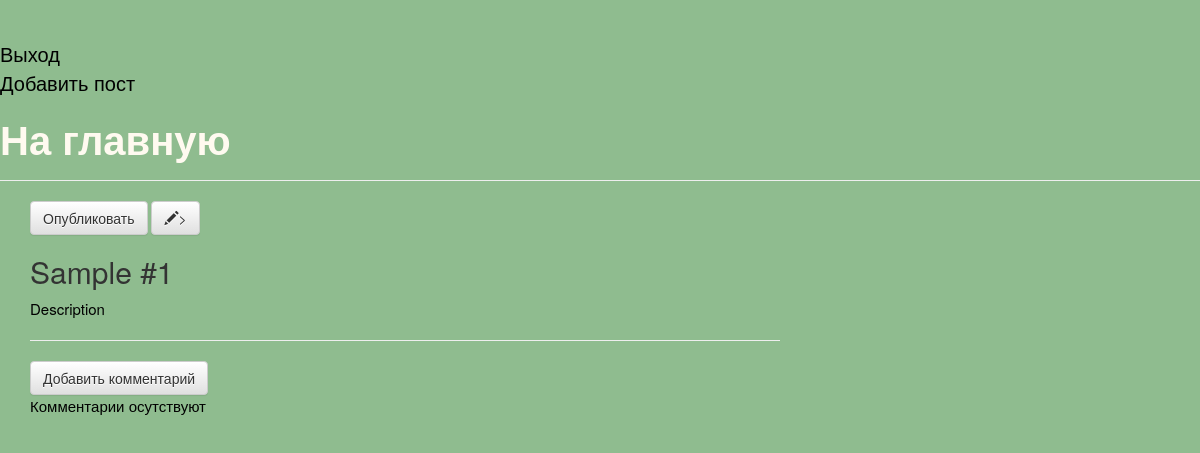
The app's page /posts/1/ (signed in), older data.
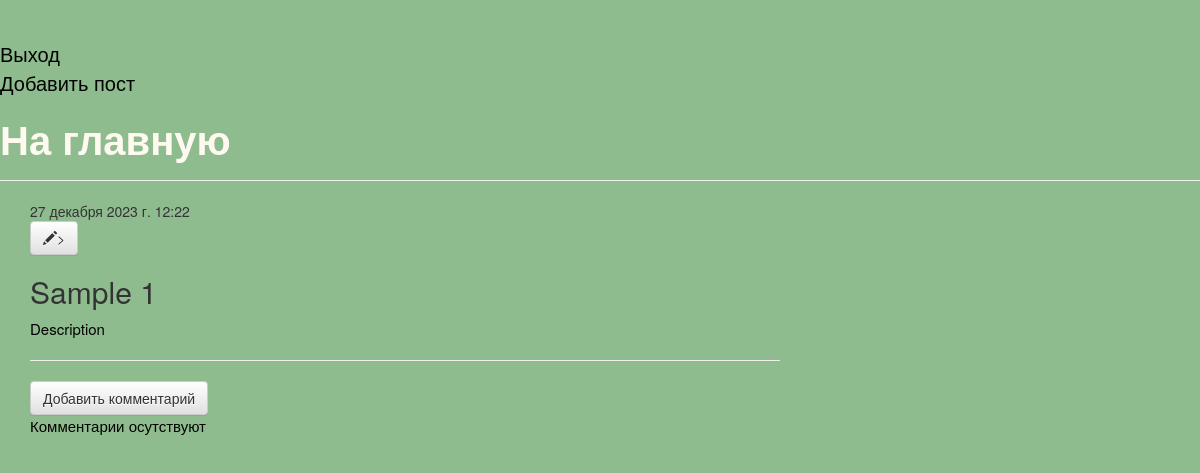
The same page, newer data.
### blog/models.py (models this page shows, shortened)
class Post(models.Model):
    author = models.ForeignKey(settings.AUTH_USER_MODEL, on_delete=models.CASCADE)
    title = models.CharField(max_length=200, verbose_name="Заголовок")
    text = models.TextField(verbose_name="Текст статьи")
    created_data = models.DateTimeField(default=timezone.now, verbose_name="Дата создания")
    published_date = models.DateTimeField(blank=True, null=True, verbose_name="Дата публикации")
    is_published = models.BooleanField(default=False, verbose_name="Запись опубликована?")
    objects = PostManager()
    published = PostPublishedManager()
    def is_publish(self):
       return True if self.published_date else False
    class Meta:
        verbose_name = 'Запись в блоге'
        verbose_name_plural = 'Запись в блоге'

### blog/views.py (the view)
# urls.py: path('posts/<int:id>/', views.post_detail, name='post_detail'),
def post_detail(request, id):
    post = get_object_or_404(Post, id=id)
    if not post.is_publish() and not request.user.is_staff:
        raise Http404("Запись в блоге не найдена")
    return render(request, 'blog/post_detail.html', {'post': post})

### blog/managers.py (called while the page is built)
    def get_queryset(self):
        return PostQuerySet(self.model, using=self._db)

### blog/templates/blog/post_detail.html
{% extends 'blog/base.html' %}
{% block content %}
    <div class="post">
        {% if post.published_date %}
        <div class="date">
            {{ post.published_date }}
        </div>
        {% else %}
            <a class="btn btn-default" href="{% url 'blog:post_publish' id=post.id %}">Опубликовать</a>
        {% endif %}
        {% if request.user == post.author %}
        <a class="btn btn-default" href="{% url 'blog:post_edit' id=post.id %}"><span class="glyphicon glyphicon-pencil"></span>></a>
        {% endif %}
        <h2>{{ post.title }}</h2>
        <p>{{ post.text|linebreaksbr }}</p>
    </div>
<hr>
<a class="btn btn-default" href="{% url 'blog:add_comment' id=post.id %}">Добавить комментарий</a>
{% for comment in post.comments.all %}
    <div class="comment">
        <div class="date">{{ comment.created_date }}</div>
        <strong>{{ comment.author }}</strong>
        <p>{{ comment.text|linebreaks }}</p>
    </div>
{% empty %}
    <p>Комментарии осутствуют</p>
{% endfor %}
{% endblock %}

Row changes from the older to the newer data that the page shows:
changed Post "Description": published_date (not shown) → "27 декабря 2023 г. 12:22"; title "Sample #1" → "Sample 1"
Text that changed along with them:
text no longer shown: "Опубликовать"
